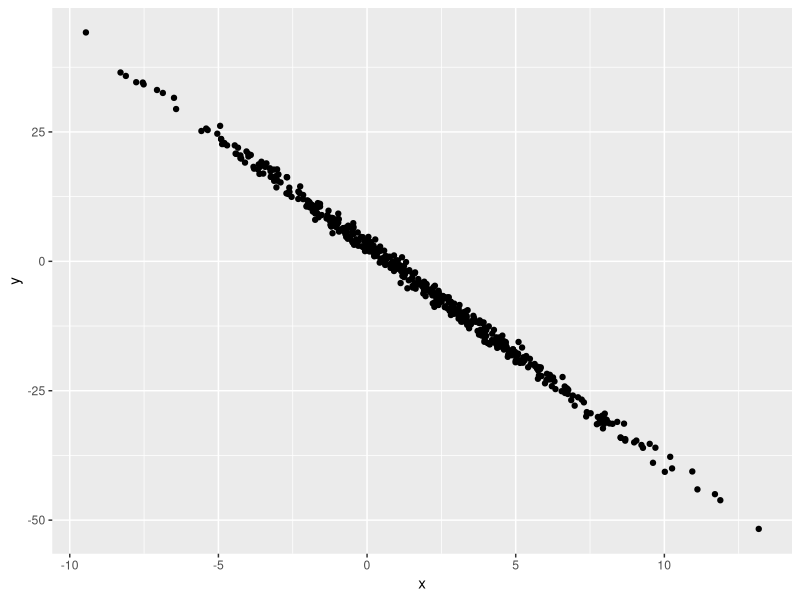

This figure's R source:
## ---- chunk 1
samp = rnorm(100)
length(samp)
## ---- chunk 2
library(tidyverse)

plot_df = tibble(
  x = rnorm(500, mean = 2, sd = 4),
  y = 3-4.2 * x +rnorm(500)
)

ggplot(plot_df, aes(x = x, y = y))+geom_point()
